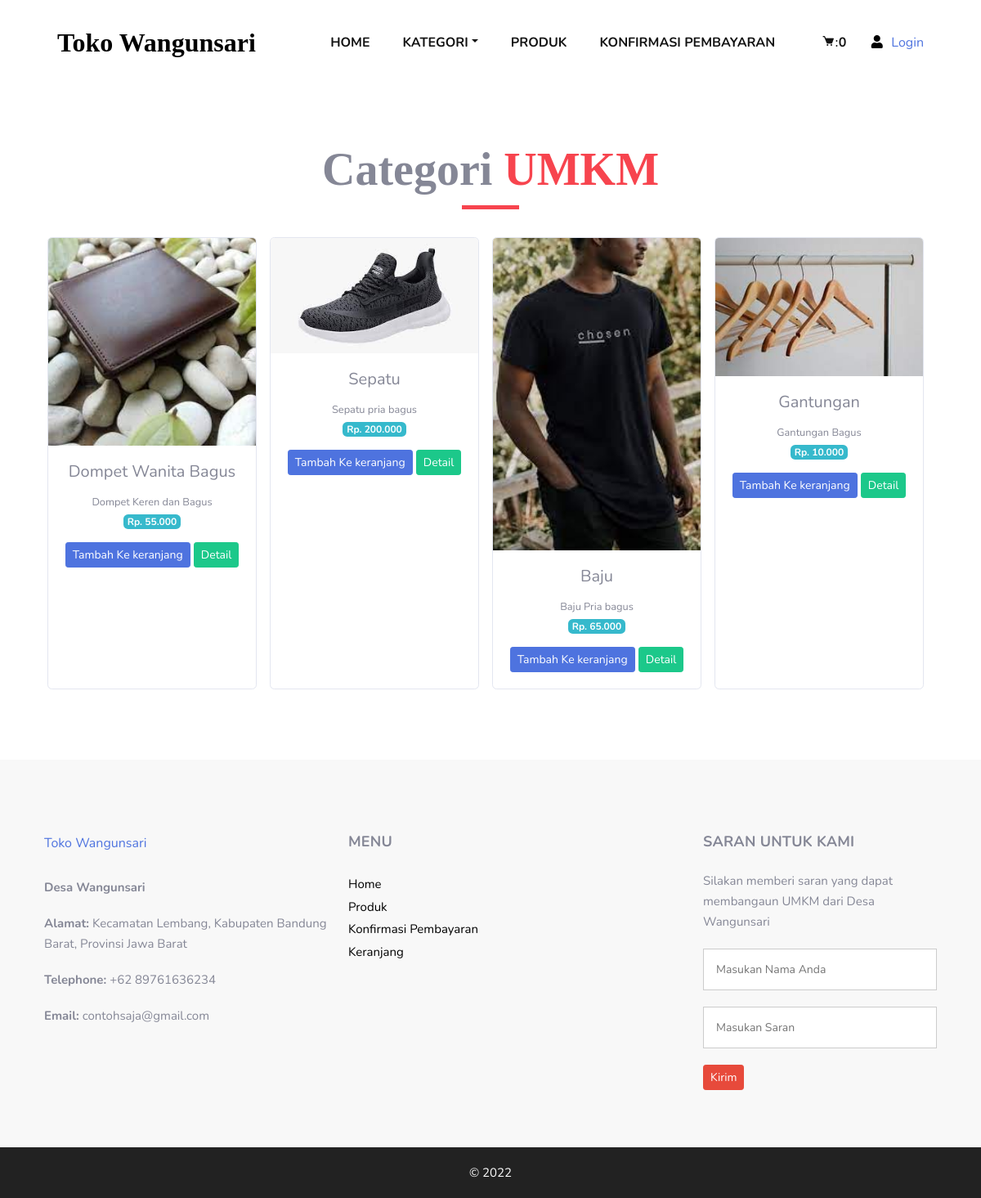
Page /index.php/categori/umkm on the earlier database version.
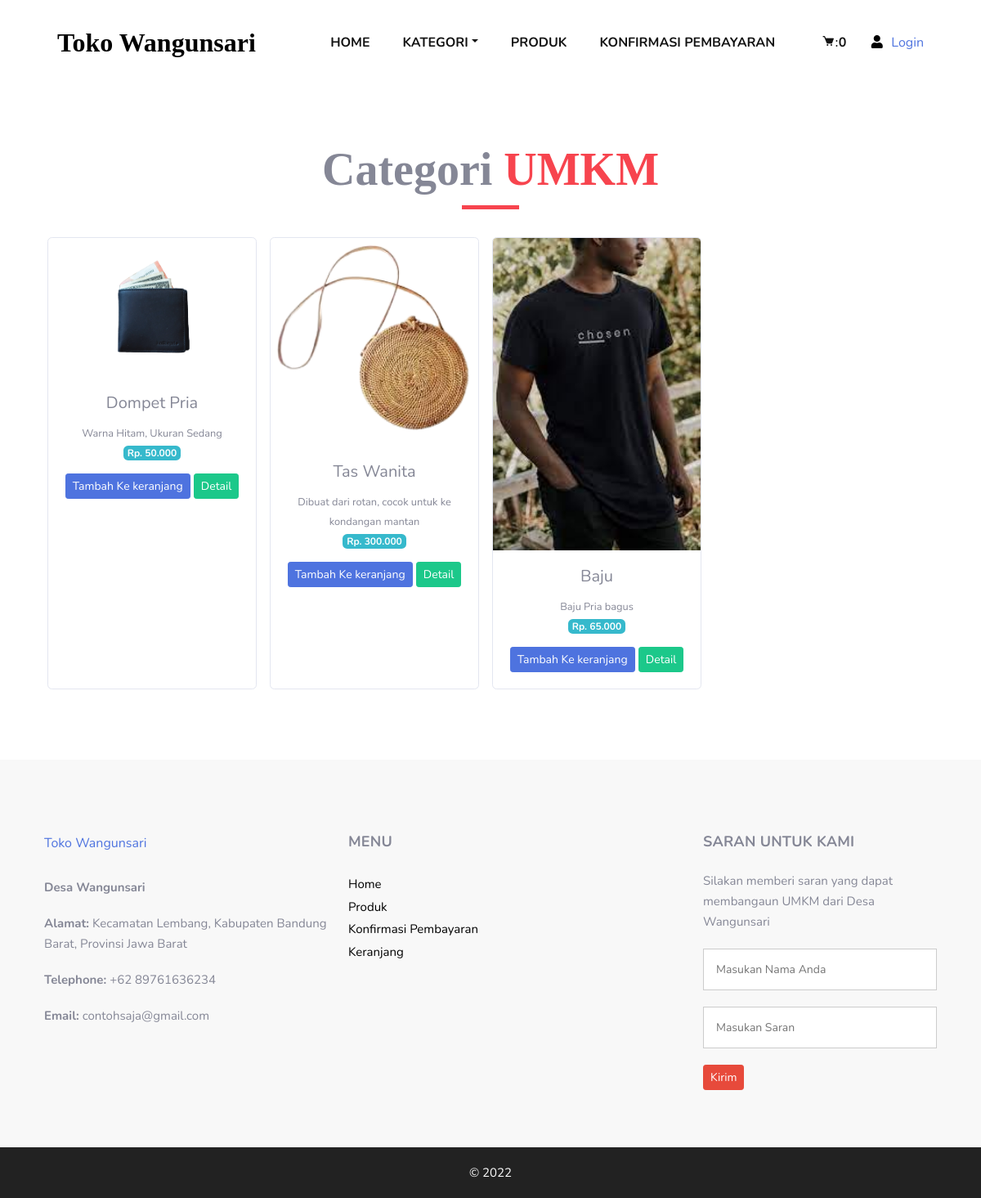
Same page on the later database version.
### tables this page shows
CREATE TABLE `tb_produk` (
  `id_brg` int(11) NOT NULL,
  `kategori_id` int(11) NOT NULL,
  `nama_brg` varchar(120) NOT NULL,
  `keterangan` text NOT NULL,
  `kategori` varchar(70) NOT NULL,
  `harga` int(11) NOT NULL,
  `stok` int(5) NOT NULL,
  `gambar` text NOT NULL
);

### application/controllers/categori.php (called while the page is built, shortened)
<?php
class Categori extends CI_Controller
{
    public function umkm()
    {
        $data['umkm'] = $this->model_categori->data_umkm()->result();
        $this->load->view('admin/template/header');
        $this->load->view('admin/template/sidebar');
        $this->load->view('categori/umkm', $data);
        $this->load->view('admin/template/footer');
    }
}

### index.php (called while the page is built, shortened)
<?php
require_once BASEPATH.'core/CodeIgniter.php';

### application/models/model_categori.php (called while the page is built, shortened)
<?php
class Model_categori extends CI_Model
{
    public function data_umkm()
    {
        return $this->db->get_where("tb_produk", array('kategori' => 'umkm'));
    }
}

### application/views/categori/umkm.php (the view)
<div class="container-fluid">
    <section class="product_section layout_padding">
        <div class="container">
            <div class="heading_container heading_center">
                <h2>
                    Categori <span>UMKM</span>
                </h2>
            </div>
            <div class="row text-center mt-4">
                <?php foreach ($umkm as $pdk) : ?>
                    <div class="card ml-3 mb-3" style="width: 16rem;">
                        <img src="<?= base_url() . '/upload/' . $pdk->gambar ?>" class="card-img-top" alt="...">
                        <div class="card-body">
                            <h5 class="card-title"><?= $pdk->nama_brg ?></h5>
                            <small><?= $pdk->keterangan ?></small><br>
                            <span class="badge badge-info mb-3">Rp. <?= number_format($pdk->harga, 0, ',', '.')  ?></span>
                            <?= anchor('dasboard/tambah_keranjang/' . $pdk->id_brg, '<div class="btn btn-primary btn-sm">Tambah Ke keranjang</div>') ?>
                            <?= anchor('dasboard/detail_produk/' . $pdk->id_brg, '<div class="btn btn-success btn-sm">Detail</div>') ?>
                        </div>
                    </div>
                <?php endforeach; ?>
            </div>
        </div>
</div>

### application/views/admin/template/header.php (shortened to what this page needs)
<!DOCTYPE html>
<html lang="en">
<head>
    <link href=" <?php echo base_url() ?>assets/assets-1/css/bootstrap.css" rel="stylesheet" type="text/css" />
    <link href="<?php echo base_url() ?>assets/assets-1/css/font-awesome.min.css" rel="stylesheet" />
    <link rel="stylesheet" href="boxicons.min.css">
    <link href="<?php echo base_url() ?>assets/assets-1/css/style.css" rel="stylesheet" />
    <link href="<?php echo base_url() ?>assets/assets-1/css/responsive.css" rel="stylesheet" />
    <link href="<?php echo base_url() ?>assets/css/responsive.css" rel="stylesheet" />
    <link href=" <?php echo base_url() ?>assets/vendor/fontawesome-free/css/all.min.css" rel="stylesheet" type="text/css">
    <link href='https://unpkg.com/boxicons@2.1.4/css/boxicons.min.css' rel='stylesheet'>
    <link href="<?php echo base_url() ?>assets/css/sb-admin-2.min.css" rel="stylesheet">
</head>

### application/views/admin/template/sidebar.php (shortened to what this page needs)
<body>
    <div class="hero_area">
        <header class="header_section">
            <div class="container">
                <nav class="navbar navbar-expand-lg custom_nav-container ">
                    <a class="navbar-brand" href="<?= base_url('welcome') ?>"><span>Toko Wangunsari</span></a>
                    <div class="collapse navbar-collapse" id="navbarSupportedContent">
                        <ul class="navbar-nav">
                            <li class="nav-item <?= $this->uri->segment('1') == 'welcome' ? 'active' : '' ?>">
                                <a class="nav-link" href="<?= base_url('welcome') ?>">Home<span class="sr-only">(current)</span></a>
                            </li>
                            <li class="nav-item dropdown">
                                <a class="nav-link dropdown-toggle" href="#" data-toggle="dropdown" role="button" aria-haspopup="true" aria-expanded="true"> <span class="nav-label">Kategori<span class="caret"></span></a>
                            </li>
                            <li class="nav-item <?= $this->uri->segment('2') == 'tampil_produk' ? 'active' : '' ?>">
                                <a class="nav-link" href="<?= base_url('tampil_produk/tampil_produk') ?>">Produk</a>
                            </li>
                            <li class="nav-item <?= $this->uri->segment('3') == 'proses_konfirmasi' ? 'active' : '' ?>">
                                <a class="nav-link" href="<?= base_url('konfirmasi/proses_konfirmasi') ?>">Konfirmasi Pembayaran</a>
                            </li>
                            <li class="nav-item">
                                <a class="nav-link" href="<?= base_url('dasboard/detail_keranjang') ?>">
                                    <svg version="1.1" id="Capa_1" xmlns="http://www.w3.org/2000/svg" xmlns:xlink="http://www.w3.org/1999/xlink" x="0px" y="0px" viewBox="0 0 456.029 456.029" style="enable-background:new 0 0 456.029 456.029;" xml:space="preserve">
                                        <?php
                                        $keranjang = '<i class= "bx bxs-cart" >: </i>' . $this->cart->total_items() .  ''
                                        ?>
                                        <?= anchor('dasboard/detail_keranjang', $keranjang) ?>
                                        <g>
                                            <g>
                                                <path d="M345.6,338.862c-29.184,0-53.248,23.552-53.248,53.248c0,29.184,23.552,53.248,53.248,53.248
                                          c29.184,0,53.248-23.552,53.248-53.248C398.336,362.926,374.784,338.862,345.6,338.862z" />
                                            </g>
                                        </g>
                                        <g>
                                            <g>
                                                <path d="M439.296,84.91c-1.024,0-2.56-0.512-4.096-0.512H112.64l-5.12-34.304C104.448,27.566,84.992,10.67,61.952,10.67H20.48
                                          C9.216,10.67,0,19.886,0,31.15c0,11.264,9.216,20.48,20.48,20.48h41.472c2.56,0,4.608,2.048,5.12,4.608l31.744,216.064
                                          c4.096,27.136,27.648,47.616,55.296,47.616h212.992c26.624,0,49.664-18.944,55.296-45.056l33.28-166.4
                                          C457.728,97.71,450.56,86.958,439.296,84.91z" />
                                            </g>
                                        </g>
                                        <g>
                                            <g>
                                                <path d="M215.04,389.55c-1.024-28.16-24.576-50.688-52.736-50.688c-29.696,1.536-52.224,26.112-51.2,55.296
                                          c1.024,28.16,24.064,50.688,52.224,50.688h1.024C193.536,443.31,216.576,418.734,215.04,389.55z" />
                                            </g>
                                        </g>
                                        <g>
                                        </g>
                                        <g>
                                        </g>
                                        <g>
                                        </g>
                                        <g>
                                        </g>
                                        <g>
                                        </g>
                                        <g>
                                        </g>
                                        <g>
                                        </g>
                                        <g>
                                        </g>
                                        <g>
                                        </g>
                                        <g>
                                        </g>
                                        <g>
                                        </g>
                                        <g>
                                        </g>
                                        <g>
                                        </g>
                                        <g>
                                        </g>
                                        <g>
                                        </g>
                                    </svg>
                                </a>
                            </li>
                            <form class="form-inline">
                                <button class="btn  my-2 my-sm-0 nav_search-btn" type="submit">
                                    <i class="fa fa-user" aria-hidden="true" href=""></i>
                                </button>
                                <?php if ($this->session->userdata('username')) {
                                ?>
                                    <li><?= $this->session->userdata('username') ?></li>
                                    <li class="ml-3"><?= anchor('auth/logout', 'logout');  ?></li>
                                <?php  } else { ?>
                                    <li><?= anchor('auth/login', 'Login'); ?></li>
                                <?php }  ?>
                            </form>
                        </ul>
                    </div>
                </nav>
            </div>
        </header>

### application/views/admin/template/footer.php (shortened to what this page needs)
<footer>
   <div class="container">
      <div class="row">
         <div class="col-md-4">
            <div class="full">
               <div class="logo_footer">
                  <a href="<?= base_url('welcome') ?>">Toko Wangunsari</a>
               </div>
               <div class="information_f">
                  <p><strong>Desa Wangunsari</strong></p>
                  <p><strong>Alamat: </strong>Kecamatan Lembang, Kabupaten Bandung Barat, Provinsi Jawa Barat</p>
                  <p><strong>Telephone: </strong> +62 89761636234</p>
                  <p><strong>Email: </strong> contohsaja@gmail.com</p>
               </div>
            </div>
         </div>
         <div class="col-md-8">
            <div class="row">
               <div class="col-md-7">
                  <div class="row">
                     <div class="col-md-6">
                        <div class="widget_menu">
                           <h3>Menu</h3>
                           <ul>
                              <li><a href="<?= base_url('welcome') ?>">Home</a></li>
                              <li><a href="<?= base_url('tampil_produk/tampil_produk') ?>">Produk</a>
                              </li>
                              <li><a href="<?= base_url('konfirmasi/proses_konfirmasi') ?>">Konfirmasi Pembayaran</a></li>
                              <li><a href="<?= base_url('dasboard/detail_keranjang') ?>">Keranjang</a></li>
                           </ul>
                        </div>
                     </div>
                  </div>
               </div>
               <div class="col-md-5">
                  <div class="widget_menu">
                     <h3>Saran untuk kami</h3>
                     <div class="information_f">
                        <p>Silakan memberi saran yang dapat membangaun UMKM dari Desa Wangunsari</p>
                     </div>
                     <div class="form_sub">
                        <form action="<?= base_url() . 'saran/index'; ?>" method="post">
                           <fieldset>
                              <div class="field">
                                 <input type="text" placeholder="Masukan nama anda" name="nama" />
                              </div>
                              <div class="field">
                                 <input type="text" placeholder="Masukan saran" name="saran" />
                              </div>
                              <button type="submit" class="btn btn-danger btn-sm">Kirim</button>
                           </fieldset>
                        </form>
                     </div>
                  </div>
               </div>
            </div>
         </div>
      </div>
   </div>
</footer>
<div class="cpy_">
   <p class="mx-auto">© 2022<a href="#"></a><br>
   </p>
</div>
</body>
</html>

### assets/assets-1/css/style.css (style rules this page uses)
* { box-sizing: border-box; }
body { font-family: 'Montserrat', sans-serif; color: #0c0c0c; background-color: #ffffff; overflow-x: hidden; }
.layout_padding { padding: 70px 0; }
h1, h2 { font-family: 'Playfair Display', serif; }
.heading_container { display: -webkit-box; display: -ms-flexbox; display: flex; -webkit-box-orient: vertical; -webkit-box-direction: normal; -ms-flex-direction: column; flex-direction: column; -webkit-box-align: start; -ms-flex-align: start; align-items: flex-start; }
.heading_container h2 { position: relative; margin-bottom: 0; font-size: 3.5rem; font-weight: bold; }
.heading_container h2::after { content: ""; display: block; width: 70px; height: 5px; background: #f7444e; margin: 10px auto 10px; }
.heading_container h2 span { color: #f7444e; }
.heading_container.heading_center { -webkit-box-align: center; -ms-flex-align: center; align-items: center; text-align: center; }
a, a:hover, a:focus { text-decoration: none; }
.btn, .btn:focus { outline: none !important; -webkit-box-shadow: none; box-shadow: none; }
.hero_area { position: relative; min-height: 100vh; display: -webkit-box; display: -ms-flexbox; display: flex; -webkit-box-orient: vertical; -webkit-box-direction: normal; -ms-flex-direction: column; flex-direction: column; }
.header_section { padding: 15px 0; }
.navbar-brand { font-family: 'Playfair Display', serif; }
.navbar-brand span { font-weight: bold; font-size: 32px; color: #000000; }
.custom_nav-container { padding: 0; }
.custom_nav-container .navbar-nav { margin-left: auto; }
.custom_nav-container .navbar-nav .nav-item .nav-link { padding: 5px 20px; color: #131313; text-align: center; text-transform: uppercase; border-radius: 5px; -webkit-transition: all 0.3s; transition: all 0.3s; font-weight: 700; }
.custom_nav-container .navbar-nav .nav-item .nav-link svg { width: 17px; height: auto; fill: #000000; margin-bottom: 2px; }
.custom_nav-container .nav_search-btn { width: 35px; height: 35px; padding: 0; border: none; color: #000000; }
.product_section .heading_container { margin-bottom: 20px; }
footer { background: #f8f8f8; padding: 90px 0 70px; }
.logo_footer { margin-bottom: 30px; }
.information_f p { margin-bottom: 1.2rem; line-height: 25px; font-size: 15px; }
.widget_menu h3 { font-size: 18px; font-weight: 700; text-transform: uppercase; letter-spacing: 0.2px; margin-bottom: 25px; }
.widget_menu ul { list-style: none; padding: 0; margin: 0; }
.widget_menu ul li { float: left; width: 100%; }
.widget_menu ul li a { font-size: 15px; color: #000; margin-bottom: 0; float: left; width: 100%; margin-top: 5px; }
.field { display: flex; }
.widget_menu { float: left; width: 100%; }
.form_sub { position: relative; }
form input { background: #fff; border: solid #ccc 1px; padding: 15px 15px; width: 100%; font-size: 14px; margin-bottom: 20px; text-transform: capitalize; line-height: normal; }
.cpy_ { background: #222; text-align: center; padding: 20px 0; }
.cpy_ p { margin: 0; color: #fff; font-size: 15px; font-weight: 400; }

### assets/assets-1/css/responsive.css (style rules this page uses)
@media (min-width: 1200px) { .container { max-width: 1170px; } }

Differences in the rows shown:
removed tb_produk: gambar (picture), nama_brg "Dompet Wanita Bagus", keterangan "Dompet Keren dan Bagus", harga "55.000", id_brg "Tambah Ke keranjang", id_brg "Detail"
removed tb_produk: gambar (picture), nama_brg "Sepatu", keterangan "Sepatu pria bagus", harga "200.000", id_brg "Tambah Ke keranjang", id_brg "Detail"
removed tb_produk: gambar (picture), nama_brg "Gantungan", keterangan "Gantungan Bagus", harga "10.000", id_brg "Tambah Ke keranjang", id_brg "Detail"
added tb_produk: gambar (picture), nama_brg "Dompet Pria", keterangan "Warna Hitam, Ukuran Sedang", harga "50.000", id_brg "Tambah Ke keranjang", id_brg "Detail"
added tb_produk: gambar (picture), nama_brg "Tas Wanita", keterangan "Dibuat dari rotan, cocok untuk ke kondangan mantan", harga "300.000", id_brg "Tambah Ke keranjang", id_brg "Detail"
